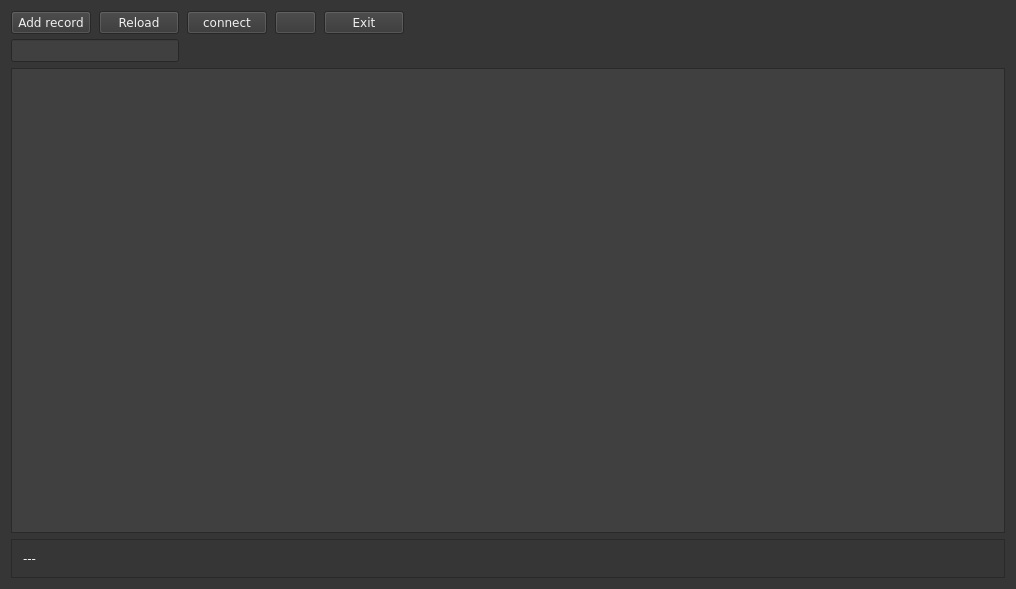
<?xml version="1.0" encoding="UTF-8"?>
<ui version="4.0">
 <class>MainWindow</class>
 <widget class="QMainWindow" name="MainWindow">
  <property name="geometry">
   <rect>
    <x>0</x>
    <y>0</y>
    <width>1016</width>
    <height>589</height>
   </rect>
  </property>
  <property name="sizePolicy">
   <sizepolicy hsizetype="Fixed" vsizetype="Preferred">
    <horstretch>0</horstretch>
    <verstretch>0</verstretch>
   </sizepolicy>
  </property>
  <property name="palette">
   <palette>
    <active>
     <colorrole role="WindowText">
      <brush brushstyle="SolidPattern">
       <color alpha="255">
        <red>240</red>
        <green>240</green>
        <blue>240</blue>
       </color>
      </brush>
     </colorrole>
     <colorrole role="Button">
      <brush brushstyle="SolidPattern">
       <color alpha="255">
        <red>54</red>
        <green>54</green>
        <blue>54</blue>
       </color>
      </brush>
     </colorrole>
     <colorrole role="Light">
      <brush brushstyle="SolidPattern">
       <color alpha="255">
        <red>81</red>
        <green>81</green>
        <blue>81</blue>
       </color>
      </brush>
     </colorrole>
     <colorrole role="Midlight">
      <brush brushstyle="SolidPattern">
       <color alpha="255">
        <red>67</red>
        <green>67</green>
        <blue>67</blue>
       </color>
      </brush>
     </colorrole>
     <colorrole role="Dark">
      <brush brushstyle="SolidPattern">
       <color alpha="255">
        <red>27</red>
        <green>27</green>
        <blue>27</blue>
       </color>
      </brush>
     </colorrole>
     <colorrole role="Mid">
      <brush brushstyle="SolidPattern">
       <color alpha="255">
        <red>36</red>
        <green>36</green>
        <blue>36</blue>
       </color>
      </brush>
     </colorrole>
     <colorrole role="Text">
      <brush brushstyle="SolidPattern">
       <color alpha="255">
        <red>240</red>
        <green>240</green>
        <blue>240</blue>
       </color>
      </brush>
     </colorrole>
     <colorrole role="BrightText">
      <brush brushstyle="SolidPattern">
       <color alpha="255">
        <red>255</red>
        <green>255</green>
        <blue>255</blue>
       </color>
      </brush>
     </colorrole>
     <colorrole role="ButtonText">
      <brush brushstyle="SolidPattern">
       <color alpha="255">
        <red>240</red>
        <green>240</green>
        <blue>240</blue>
       </color>
      </brush>
     </colorrole>
     <colorrole role="Base">
      <brush brushstyle="SolidPattern">
       <color alpha="255">
        <red>64</red>
        <green>64</green>
        <blue>64</blue>
       </color>
      </brush>
     </colorrole>
     <colorrole role="Window">
      <brush brushstyle="SolidPattern">
       <color alpha="255">
        <red>54</red>
        <green>54</green>
        <blue>54</blue>
       </color>
      </brush>
     </colorrole>
     <colorrole role="Shadow">
      <brush brushstyle="SolidPattern">
       <color alpha="255">
        <red>0</red>
        <green>0</green>
        <blue>0</blue>
       </color>
      </brush>
     </colorrole>
     <colorrole role="AlternateBase">
      <brush brushstyle="SolidPattern">
       <color alpha="255">
        <red>27</red>
        <green>27</green>
        <blue>27</blue>
       </color>
      </brush>
     </colorrole>
     <colorrole role="ToolTipBase">
      <brush brushstyle="SolidPattern">
       <color alpha="255">
        <red>255</red>
        <green>255</green>
        <blue>220</blue>
       </color>
      </brush>
     </colorrole>
     <colorrole role="ToolTipText">
      <brush brushstyle="SolidPattern">
       <color alpha="255">
        <red>0</red>
        <green>0</green>
        <blue>0</blue>
       </color>
      </brush>
     </colorrole>
    </active>
    <inactive>
     <colorrole role="WindowText">
      <brush brushstyle="SolidPattern">
       <color alpha="255">
        <red>240</red>
        <green>240</green>
        <blue>240</blue>
       </color>
      </brush>
     </colorrole>
     <colorrole role="Button">
      <brush brushstyle="SolidPattern">
       <color alpha="255">
        <red>54</red>
        <green>54</green>
        <blue>54</blue>
       </color>
      </brush>
     </colorrole>
     <colorrole role="Light">
      <brush brushstyle="SolidPattern">
       <color alpha="255">
        <red>81</red>
        <green>81</green>
        <blue>81</blue>
       </color>
      </brush>
     </colorrole>
     <colorrole role="Midlight">
      <brush brushstyle="SolidPattern">
       <color alpha="255">
        <red>67</red>
        <green>67</green>
        <blue>67</blue>
       </color>
      </brush>
     </colorrole>
     <colorrole role="Dark">
      <brush brushstyle="SolidPattern">
       <color alpha="255">
        <red>27</red>
        <green>27</green>
        <blue>27</blue>
       </color>
      </brush>
     </colorrole>
     <colorrole role="Mid">
      <brush brushstyle="SolidPattern">
       <color alpha="255">
        <red>36</red>
        <green>36</green>
        <blue>36</blue>
       </color>
      </brush>
     </colorrole>
     <colorrole role="Text">
      <brush brushstyle="SolidPattern">
       <color alpha="255">
        <red>240</red>
        <green>240</green>
        <blue>240</blue>
       </color>
      </brush>
     </colorrole>
     <colorrole role="BrightText">
      <brush brushstyle="SolidPattern">
       <color alpha="255">
        <red>255</red>
        <green>255</green>
        <blue>255</blue>
       </color>
      </brush>
     </colorrole>
     <colorrole role="ButtonText">
      <brush brushstyle="SolidPattern">
       <color alpha="255">
        <red>240</red>
        <green>240</green>
        <blue>240</blue>
       </color>
      </brush>
     </colorrole>
     <colorrole role="Base">
      <brush brushstyle="SolidPattern">
       <color alpha="255">
        <red>64</red>
        <green>64</green>
        <blue>64</blue>
       </color>
      </brush>
     </colorrole>
     <colorrole role="Window">
      <brush brushstyle="SolidPattern">
       <color alpha="255">
        <red>54</red>
        <green>54</green>
        <blue>54</blue>
       </color>
      </brush>
     </colorrole>
     <colorrole role="Shadow">
      <brush brushstyle="SolidPattern">
       <color alpha="255">
        <red>0</red>
        <green>0</green>
        <blue>0</blue>
       </color>
      </brush>
     </colorrole>
     <colorrole role="AlternateBase">
      <brush brushstyle="SolidPattern">
       <color alpha="255">
        <red>27</red>
        <green>27</green>
        <blue>27</blue>
       </color>
      </brush>
     </colorrole>
     <colorrole role="ToolTipBase">
      <brush brushstyle="SolidPattern">
       <color alpha="255">
        <red>255</red>
        <green>255</green>
        <blue>220</blue>
       </color>
      </brush>
     </colorrole>
     <colorrole role="ToolTipText">
      <brush brushstyle="SolidPattern">
       <color alpha="255">
        <red>0</red>
        <green>0</green>
        <blue>0</blue>
       </color>
      </brush>
     </colorrole>
    </inactive>
    <disabled>
     <colorrole role="WindowText">
      <brush brushstyle="SolidPattern">
       <color alpha="255">
        <red>27</red>
        <green>27</green>
        <blue>27</blue>
       </color>
      </brush>
     </colorrole>
     <colorrole role="Button">
      <brush brushstyle="SolidPattern">
       <color alpha="255">
        <red>54</red>
        <green>54</green>
        <blue>54</blue>
       </color>
      </brush>
     </colorrole>
     <colorrole role="Light">
      <brush brushstyle="SolidPattern">
       <color alpha="255">
        <red>81</red>
        <green>81</green>
        <blue>81</blue>
       </color>
      </brush>
     </colorrole>
     <colorrole role="Midlight">
      <brush brushstyle="SolidPattern">
       <color alpha="255">
        <red>67</red>
        <green>67</green>
        <blue>67</blue>
       </color>
      </brush>
     </colorrole>
     <colorrole role="Dark">
      <brush brushstyle="SolidPattern">
       <color alpha="255">
        <red>27</red>
        <green>27</green>
        <blue>27</blue>
       </color>
      </brush>
     </colorrole>
     <colorrole role="Mid">
      <brush brushstyle="SolidPattern">
       <color alpha="255">
        <red>36</red>
        <green>36</green>
        <blue>36</blue>
       </color>
      </brush>
     </colorrole>
     <colorrole role="Text">
      <brush brushstyle="SolidPattern">
       <color alpha="255">
        <red>27</red>
        <green>27</green>
        <blue>27</blue>
       </color>
      </brush>
     </colorrole>
     <colorrole role="BrightText">
      <brush brushstyle="SolidPattern">
       <color alpha="255">
        <red>255</red>
        <green>255</green>
        <blue>255</blue>
       </color>
      </brush>
     </colorrole>
     <colorrole role="ButtonText">
      <brush brushstyle="SolidPattern">
       <color alpha="255">
        <red>27</red>
        <green>27</green>
        <blue>27</blue>
       </color>
      </brush>
     </colorrole>
     <colorrole role="Base">
      <brush brushstyle="SolidPattern">
       <color alpha="255">
        <red>54</red>
        <green>54</green>
        <blue>54</blue>
       </color>
      </brush>
     </colorrole>
     <colorrole role="Window">
      <brush brushstyle="SolidPattern">
       <color alpha="255">
        <red>54</red>
        <green>54</green>
        <blue>54</blue>
       </color>
      </brush>
     </colorrole>
     <colorrole role="Shadow">
      <brush brushstyle="SolidPattern">
       <color alpha="255">
        <red>0</red>
        <green>0</green>
        <blue>0</blue>
       </color>
      </brush>
     </colorrole>
     <colorrole role="AlternateBase">
      <brush brushstyle="SolidPattern">
       <color alpha="255">
        <red>54</red>
        <green>54</green>
        <blue>54</blue>
       </color>
      </brush>
     </colorrole>
     <colorrole role="ToolTipBase">
      <brush brushstyle="SolidPattern">
       <color alpha="255">
        <red>255</red>
        <green>255</green>
        <blue>220</blue>
       </color>
      </brush>
     </colorrole>
     <colorrole role="ToolTipText">
      <brush brushstyle="SolidPattern">
       <color alpha="255">
        <red>0</red>
        <green>0</green>
        <blue>0</blue>
       </color>
      </brush>
     </colorrole>
    </disabled>
   </palette>
  </property>
  <property name="font">
   <font>
    <family>Verdana</family>
   </font>
  </property>
  <property name="windowTitle">
   <string>Memorize</string>
  </property>
  <widget class="QWidget" name="centralWidget">
   <layout class="QVBoxLayout" name="verticalLayout">
    <item>
     <widget class="QFrame" name="frame">
      <property name="sizePolicy">
       <sizepolicy hsizetype="Maximum" vsizetype="Preferred">
        <horstretch>0</horstretch>
        <verstretch>0</verstretch>
       </sizepolicy>
      </property>
      <property name="autoFillBackground">
       <bool>false</bool>
      </property>
      <property name="frameShape">
       <enum>QFrame::NoFrame</enum>
      </property>
      <property name="frameShadow">
       <enum>QFrame::Plain</enum>
      </property>
      <property name="lineWidth">
       <number>0</number>
      </property>
      <layout class="QGridLayout" name="gridLayout_2" rowstretch="0,0,0,0">
       <property name="leftMargin">
        <number>0</number>
       </property>
       <property name="topMargin">
        <number>0</number>
       </property>
       <property name="rightMargin">
        <number>0</number>
       </property>
       <property name="bottomMargin">
        <number>0</number>
       </property>
       <property name="horizontalSpacing">
        <number>8</number>
       </property>
       <property name="verticalSpacing">
        <number>5</number>
       </property>
       <item row="0" column="3">
        <widget class="QPushButton" name="pushButton_3">
         <property name="text">
          <string/>
         </property>
         <property name="icon">
          <iconset>
           <normalon>:/img/m9.png</normalon>
          </iconset>
         </property>
        </widget>
       </item>
       <item row="0" column="0">
        <widget class="QPushButton" name="pushButton_2">
         <property name="text">
          <string>Add record</string>
         </property>
         <property name="icon">
          <iconset>
           <normalon>:/img/m2.png</normalon>
          </iconset>
         </property>
        </widget>
       </item>
       <item row="0" column="2">
        <widget class="QPushButton" name="pushButton">
         <property name="text">
          <string>connect</string>
         </property>
        </widget>
       </item>
       <item row="0" column="4">
        <widget class="QPushButton" name="pushButton_4">
         <property name="text">
          <string>Exit</string>
         </property>
        </widget>
       </item>
       <item row="0" column="1">
        <widget class="QPushButton" name="read_db">
         <property name="text">
          <string>Reload</string>
         </property>
         <property name="icon">
          <iconset>
           <normalon>:/img/m4.png</normalon>
          </iconset>
         </property>
        </widget>
       </item>
       <item row="2" column="0" colspan="2">
        <widget class="QLineEdit" name="lineEdit"/>
       </item>
      </layout>
     </widget>
    </item>
    <item>
     <widget class="QTableView" name="tableView">
      <property name="toolTipDuration">
       <number>-1</number>
      </property>
      <property name="autoScrollMargin">
       <number>17</number>
      </property>
      <property name="selectionMode">
       <enum>QAbstractItemView::SingleSelection</enum>
      </property>
      <property name="sortingEnabled">
       <bool>true</bool>
      </property>
      <attribute name="verticalHeaderVisible">
       <bool>false</bool>
      </attribute>
      <attribute name="verticalHeaderHighlightSections">
       <bool>false</bool>
      </attribute>
     </widget>
    </item>
    <item>
     <widget class="QFrame" name="frame_3">
      <property name="frameShape">
       <enum>QFrame::StyledPanel</enum>
      </property>
      <property name="frameShadow">
       <enum>QFrame::Raised</enum>
      </property>
      <layout class="QGridLayout" name="gridLayout">
       <item row="0" column="0">
        <widget class="QLabel" name="info1">
         <property name="text">
          <string>---</string>
         </property>
        </widget>
       </item>
      </layout>
     </widget>
    </item>
   </layout>
  </widget>
 </widget>
 <layoutdefault spacing="6" margin="11"/>
 <tabstops>
  <tabstop>pushButton_2</tabstop>
  <tabstop>read_db</tabstop>
  <tabstop>pushButton</tabstop>
  <tabstop>pushButton_3</tabstop>
  <tabstop>pushButton_4</tabstop>
  <tabstop>lineEdit</tabstop>
  <tabstop>tableView</tabstop>
 </tabstops>
 <resources/>
 <connections/>
</ui>
